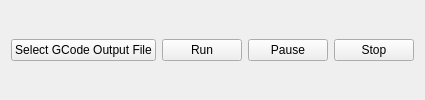
    <widget class="QFrame" name="frame_8">
     <property name="styleSheet">
      <string notr="true"/>
     </property>
     <property name="frameShape">
      <enum>QFrame::NoFrame</enum>
     </property>
     <property name="frameShadow">
      <enum>QFrame::Plain</enum>
     </property>
     <layout class="QHBoxLayout" name="horizontalLayout_4">
      <property name="leftMargin">
       <number>11</number>
      </property>
      <item>
       <widget class="QPushButton" name="outFileB">
        <property name="sizePolicy">
         <sizepolicy hsizetype="Preferred" vsizetype="Fixed">
          <horstretch>0</horstretch>
          <verstretch>0</verstretch>
         </sizepolicy>
        </property>
        <property name="styleSheet">
         <string notr="true"/>
        </property>
        <property name="text">
         <string>Select GCode Output File</string>
        </property>
        <property name="icon">
         <iconset theme="media-floppy">
          <normaloff>.</normaloff>.</iconset>
        </property>
       </widget>
      </item>
      <item>
       <widget class="QPushButton" name="runB">
        <property name="styleSheet">
         <string notr="true"/>
        </property>
        <property name="text">
         <string>Run</string>
        </property>
        <property name="icon">
         <iconset theme="media-playback-start">
          <normaloff>.</normaloff>.</iconset>
        </property>
       </widget>
      </item>
      <item>
       <widget class="QPushButton" name="pauseB">
        <property name="styleSheet">
         <string notr="true"/>
        </property>
        <property name="text">
         <string>Pause</string>
        </property>
        <property name="icon">
         <iconset theme="media-playback-pause">
          <normaloff>.</normaloff>.</iconset>
        </property>
       </widget>
      </item>
      <item>
       <widget class="QPushButton" name="stopB">
        <property name="styleSheet">
         <string notr="true"/>
        </property>
        <property name="text">
         <string>Stop</string>
        </property>
        <property name="icon">
         <iconset theme="media-playback-stop">
          <normaloff>.</normaloff>.</iconset>
        </property>
       </widget>
      </item>
     </layout>
    </widget>
